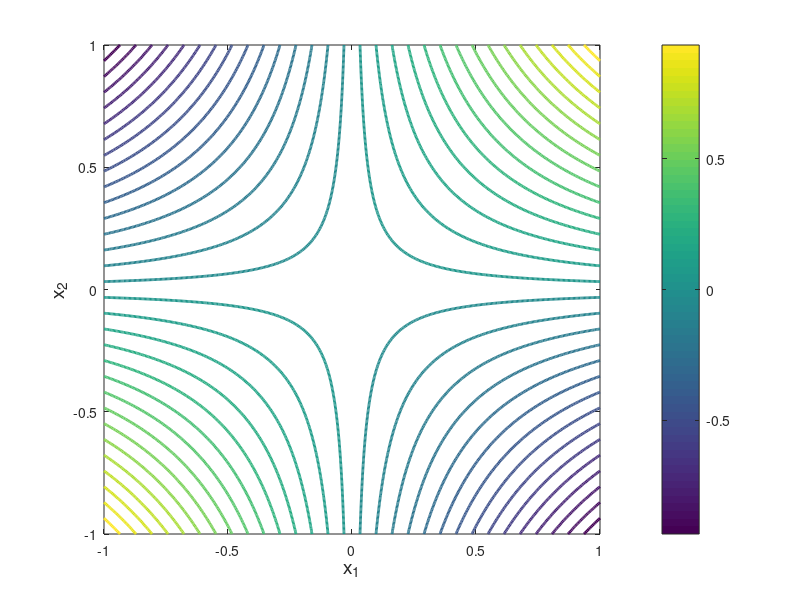

The MATLAB script that drew this image: (Note: this script raises an error after producing the figure.)
x=-1:0.005:1;
y=x;
[X,Y]=meshgrid(x,y);
F=X.*Y;

figure,
%v=[0:0.02:0.1,0.2:0.1:1];
[c,h]=contour(X,Y,F,30,'linewidth',2);
xlabel('x_1','fontsize',14),
ylabel('x_2','fontsize',14),
colorbar


hold on, ezplot('x^2+y^2=1'), hold off,
axis([-1, 1, -1, 1])